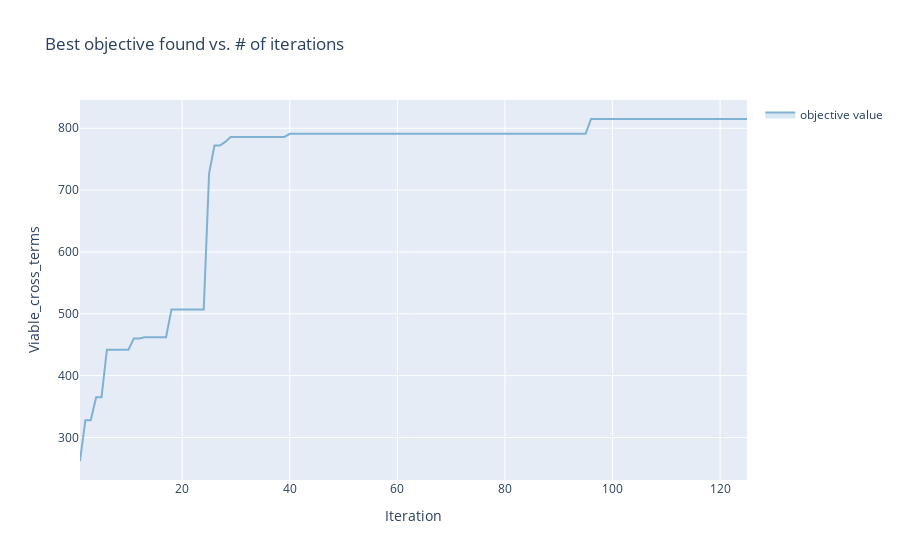

The notebook cell saved with this chart:
### Code cell
render(Tag_client.get_optimization_trace())

### Figure 1 — Plotly figure (JSON) as saved in the notebook; plotly's stock layout.template omitted (floating-point values rounded to 4 significant figures)
{"data": [{"hoverinfo": "none", "legendgroup": "", "line": {"width": 0}, "mode": "lines", "showlegend": false, "type": "scatter", "x": [1, 2, 3, 4, 5, 6, 7, 8, 9, 10, 11, 12, 13, 14, 15, 16, 17, 18, 19, 20, 21, 22, 23, 24, 25, 26, 27, 28, 29, 30, 31, 32, 33, 34, 35, 36, 37, 38, 39, 40, 41, 42, 43, 44, 45, 46, 47, 48, 49, 50, 51, 52, 53, 54, 55, 56, 57, 58, 59, 60, 61, 62, 63, 64, 65, 66, 67, 68, 69, 70, 71, 72, 73, 74, 75, 76, 77, 78, 79, 80, 81, 82, 83, 84, 85, 86, 87, 88, 89, 90, 91, 92, 93, 94, 95, 96, 97, 98, 99, 100, 101, 102, 103, 104, 105, 106, 107, 108, 109, 110, 111, 112, 113, 114, 115, 116, 117, 118, 119, 120, 121, 122, 123, 124, 125], "y": [262.0, 328.0, 328.0, 365.0, 365.0, 442.0, 442.0, 442.0, 442.0, 442.0, 460.0, 460.0, 462.0, 462.0, 462.0, 462.0, 462.0, 507.0, 507.0, 507.0, 507.0, 507.0, 507.0, 507.0, 727.0, 772.0, 772.0, 778.0, 786.0, 786.0, 786.0, 786.0, 786.0, 786.0, 786.0, 786.0, 786.0, 786.0, 786.0, 791.0, 791.0, 791.0, 791.0, 791.0, 791.0, 791.0, 791.0, 791.0, 791.0, 791.0, 791.0, 791.0, 791.0, 791.0, 791.0, 791.0, 791.0, 791.0, 791.0, 791.0, 791.0, 791.0, 791.0, 791.0, 791.0, 791.0, 791.0, 791.0, 791.0, 791.0, 791.0, 791.0, 791.0, 791.0, 791.0, 791.0, 791.0, 791.0, 791.0, 791.0, 791.0, 791.0, 791.0, 791.0, 791.0, 791.0, 791.0, 791.0, 791.0, 791.0, 791.0, 791.0, 791.0, 791.0, 791.0, 815.0, 815.0, 815.0, 815.0, 815.0, 815.0, 815.0, 815.0, 815.0, 815.0, 815.0, 815.0, 815.0, 815.0, 815.0, 815.0, 815.0, 815.0, 815.0, 815.0, 815.0, 815.0, 815.0, 815.0, 815.0, 815.0, 815.0, 815.0, 815.0, 815.0]}, {"fill": "tonexty", "fillcolor": "rgba(128,177,211,0.3)", "legendgroup": "objective value", "line": {"color": "rgba(128,177,211,1)"}, "mode": "lines", "name": "objective value", "text": ["Parameterization has too many items to render on hover (12).", "Parameterization has too many items to render on hover (12).", "Parameterization has too many items to render on hover (12).", "Parameterization has too many items to render on hover (12).", "Parameterization has too many items to render on hover (12).", "Parameterization has too many items to render on hover (12).", "Parameterization has too many items to render on hover (12).", "Parameterization has too many items to render on hover (12).", "Parameterization has too many items to render on hover (12).", "Parameterization has too many items to render on hover (12).", "Parameterization has too many items to render on hover (12).", "Parameterization has too many items to render on hover (12).", "Parameterization has too many items to render on hover (12).", "Parameterization has too many items to render on hover (12).", "Parameterization has too many items to render on hover (12).", "Parameterization has too many items to render on hover (12).", "Parameterization has too many items to render on hover (12).", "Parameterization has too many items to render on hover (12).", "Parameterization has too many items to render on hover (12).", "Parameterization has too many items to render on hover (12).", "Parameterization has too many items to render on hover (12).", "Parameterization has too many items to render on hover (12).", "Parameterization has too many items to render on hover (12).", "Parameterization has too many items to render on hover (12).", "Parameterization has too many items to render on hover (12).", "Parameterization has too many items to render on hover (12).", "Parameterization has too many items to render on hover (12).", "Parameterization has too many items to render on hover (12).", "Parameterization has too many items to render on hover (12).", "Parameterization has too many items to render on hover (12).", "Parameterization has too many items to render on hover (12).", "Parameterization has too many items to render on hover (12).", "Parameterization has too many items to render on hover (12).", "Parameterization has too many items to render on hover (12).", "Parameterization has too many items to render on hover (12).", "Parameterization has too many items to render on hover (12).", "Parameterization has too many items to render on hover (12).", "Parameterization has too many items to render on hover (12).", "Parameterization has too many items to render on hover (12).", "Parameterization has too many items to render on hover (12).", "Parameterization has too many items to render on hover (12).", "Parameterization has too many items to render on hover (12).", "Parameterization has too many items to render on hover (12).", "Parameterization has too many items to render on hover (12).", "Parameterization has too many items to render on hover (12).", "Parameterization has too many items to render on hover (12).", "Parameterization has too many items to render on hover (12).", "Parameterization has too many items to render on hover (12).", "Parameterization has too many items to render on hover (12).", "Parameterization has too many items to render on hover (12).", "Parameterization has too many items to render on hover (12).", "Parameterization has too many items to render on hover (12).", "Parameterization has too many items to render on hover (12).", "Parameterization has too many items to render on hover (12).", "Parameterization has too many items to render on hover (12).", "Parameterization has too many items to render on hover (12).", "Parameterization has too many items to render on hover (12).", "Parameterization has too many items to render on hover (12).", "Parameterization has too many items to render on hover (12).", "Parameterization has too many items to render on hover (12).", "Parameterization has too many items to render on hover (12).", "Parameterization has too many items to render on hover (12).", "Parameterization has too many items to render on hover (12).", "Parameterization has too many items to render on hover (12).", "Parameterization has too many items to render on hover (12).", "Parameterization has too many items to render on hover (12).", "Parameterization has too many items to render on hover (12).", "Parameterization has too many items to render on hover (12).", "Parameterization has too many items to render on hover (12).", "Parameterization has too many items to render on hover (12).", "Parameterization has too many items to render on hover (12).", "Parameterization has too many items to render on hover (12).", "Parameterization has too many items to render on hover (12).", "Parameterization has too many items to render on hover (12).", "Parameterization has too many items to render on hover (12).", "Parameterization has too many items to render on hover (12).", "Parameterization has too many items to render on hover (12).", "Parameterization has too many items to render on hover (12).", "Parameterization has too many items to render on hover (12).", "Parameterization has too many items to render on hover (12).", "Parameterization has too many items to render on hover (12).", "Parameterization has too many items to render on hover (12).", "Parameterization has too many items to render on hover (12).", "Parameterization has too many items to render on hover (12).", "Parameterization has too many items to render on hover (12).", "Parameterization has too many items to render on hover (12).", "Parameterization has too many items to render on hover (12).", "Parameterization has too many items to render on hover (12).", "Parameterization has too many items to render on hover (12).", "Parameterization has too many items to render on hover (12).", "Parameterization has too many items to render on hover (12).", "Parameterization has too many items to render on hover (12).", "Parameterization has too many items to render on hover (12).", "Parameterization has too many items to render on hover (12).", "Parameterization has too many items to render on hover (12).", "Parameterization has too many items to render on hover (12).", "Parameterization has too many items to render on hover (12).", "Parameterization has too many items to render on hover (12).", "Parameterization has too many items to render on hover (12).", "Parameterization has too many items to render on hover (12).", "Parameterization has too many items to render on hover (12).", "Parameterization has too many items to render on hover (12).", "Parameterization has too many items to render on hover (12).", "Parameterization has too many items to render on hover (12).", "Parameterization has too many items to render on hover (12).", "Parameterization has too many items to render on hover (12).", "Parameterization has too many items to render on hover (12).", "Parameterization has too many items to render on hover (12).", "Parameterization has too many items to render on hover (12).", "Parameterization has too many items to render on hover (12).", "Parameterization has too many items to render on hover (12).", "Parameterization has too many items to render on hover (12).", "Parameterization has too many items to render on hover (12).", "Parameterization has too many items to render on hover (12).", "Parameterization has too many items to render on hover (12).", "Parameterization has too many items to render on hover (12).", "Parameterization has too many items to render on hover (12).", "Parameterization has too many items to render on hover (12).", "Parameterization has too many items to render on hover (12).", "Parameterization has too many items to render on hover (12).", "Parameterization has too many items to render on hover (12).", "Parameterization has too many items to render on hover (12).", "Parameterization has too many items to render on hover (12).", "Parameterization has too many items to render on hover (12).", "Parameterization has too many items to render on hover (12)."], "type": "scatter", "x": [1, 2, 3, 4, 5, 6, 7, 8, 9, 10, 11, 12, 13, 14, 15, 16, 17, 18, 19, 20, 21, 22, 23, 24, 25, 26, 27, 28, 29, 30, 31, 32, 33, 34, 35, 36, 37, 38, 39, 40, 41, 42, 43, 44, 45, 46, 47, 48, 49, 50, 51, 52, 53, 54, 55, 56, 57, 58, 59, 60, 61, 62, 63, 64, 65, 66, 67, 68, 69, 70, 71, 72, 73, 74, 75, 76, 77, 78, 79, 80, 81, 82, 83, 84, 85, 86, 87, 88, 89, 90, 91, 92, 93, 94, 95, 96, 97, 98, 99, 100, 101, 102, 103, 104, 105, 106, 107, 108, 109, 110, 111, 112, 113, 114, 115, 116, 117, 118, 119, 120, 121, 122, 123, 124, 125], "y": [262.0, 328.0, 328.0, 365.0, 365.0, 442.0, 442.0, 442.0, 442.0, 442.0, 460.0, 460.0, 462.0, 462.0, 462.0, 462.0, 462.0, 507.0, 507.0, 507.0, 507.0, 507.0, 507.0, 507.0, 727.0, 772.0, 772.0, 778.0, 786.0, 786.0, 786.0, 786.0, 786.0, 786.0, 786.0, 786.0, 786.0, 786.0, 786.0, 791.0, 791.0, 791.0, 791.0, 791.0, 791.0, 791.0, 791.0, 791.0, 791.0, 791.0, 791.0, 791.0, 791.0, 791.0, 791.0, 791.0, 791.0, 791.0, 791.0, 791.0, 791.0, 791.0, 791.0, 791.0, 791.0, 791.0, 791.0, 791.0, 791.0, 791.0, 791.0, 791.0, 791.0, 791.0, 791.0, 791.0, 791.0, 791.0, 791.0, 791.0, 791.0, 791.0, 791.0, 791.0, 791.0, 791.0, 791.0, 791.0, 791.0, 791.0, 791.0, 791.0, 791.0, 791.0, 791.0, 815.0, 815.0, 815.0, 815.0, 815.0, 815.0, 815.0, 815.0, 815.0, 815.0, 815.0, 815.0, 815.0, 815.0, 815.0, 815.0, 815.0, 815.0, 815.0, 815.0, 815.0, 815.0, 815.0, 815.0, 815.0, 815.0, 815.0, 815.0, 815.0, 815.0]}, {"fill": "tonexty", "fillcolor": "rgba(128,177,211,0.3)", "hoverinfo": "none", "legendgroup": "", "line": {"width": 0}, "mode": "lines", "showlegend": false, "type": "scatter", "x": [1, 2, 3, 4, 5, 6, 7, 8, 9, 10, 11, 12, 13, 14, 15, 16, 17, 18, 19, 20, 21, 22, 23, 24, 25, 26, 27, 28, 29, 30, 31, 32, 33, 34, 35, 36, 37, 38, 39, 40, 41, 42, 43, 44, 45, 46, 47, 48, 49, 50, 51, 52, 53, 54, 55, 56, 57, 58, 59, 60, 61, 62, 63, 64, 65, 66, 67, 68, 69, 70, 71, 72, 73, 74, 75, 76, 77, 78, 79, 80, 81, 82, 83, 84, 85, 86, 87, 88, 89, 90, 91, 92, 93, 94, 95, 96, 97, 98, 99, 100, 101, 102, 103, 104, 105, 106, 107, 108, 109, 110, 111, 112, 113, 114, 115, 116, 117, 118, 119, 120, 121, 122, 123, 124, 125], "y": [262.0, 328.0, 328.0, 365.0, 365.0, 442.0, 442.0, 442.0, 442.0, 442.0, 460.0, 460.0, 462.0, 462.0, 462.0, 462.0, 462.0, 507.0, 507.0, 507.0, 507.0, 507.0, 507.0, 507.0, 727.0, 772.0, 772.0, 778.0, 786.0, 786.0, 786.0, 786.0, 786.0, 786.0, 786.0, 786.0, 786.0, 786.0, 786.0, 791.0, 791.0, 791.0, 791.0, 791.0, 791.0, 791.0, 791.0, 791.0, 791.0, 791.0, 791.0, 791.0, 791.0, 791.0, 791.0, 791.0, 791.0, 791.0, 791.0, 791.0, 791.0, 791.0, 791.0, 791.0, 791.0, 791.0, 791.0, 791.0, 791.0, 791.0, 791.0, 791.0, 791.0, 791.0, 791.0, 791.0, 791.0, 791.0, 791.0, 791.0, 791.0, 791.0, 791.0, 791.0, 791.0, 791.0, 791.0, 791.0, 791.0, 791.0, 791.0, 791.0, 791.0, 791.0, 791.0, 815.0, 815.0, 815.0, 815.0, 815.0, 815.0, 815.0, 815.0, 815.0, 815.0, 815.0, 815.0, 815.0, 815.0, 815.0, 815.0, 815.0, 815.0, 815.0, 815.0, 815.0, 815.0, 815.0, 815.0, 815.0, 815.0, 815.0, 815.0, 815.0, 815.0]}], "layout": {"showlegend": true, "title": {"text": "Best objective found vs. # of iterations"}, "xaxis": {"title": {"text": "Iteration"}}, "yaxis": {"title": {"text": "Viable_cross_terms"}}}}
